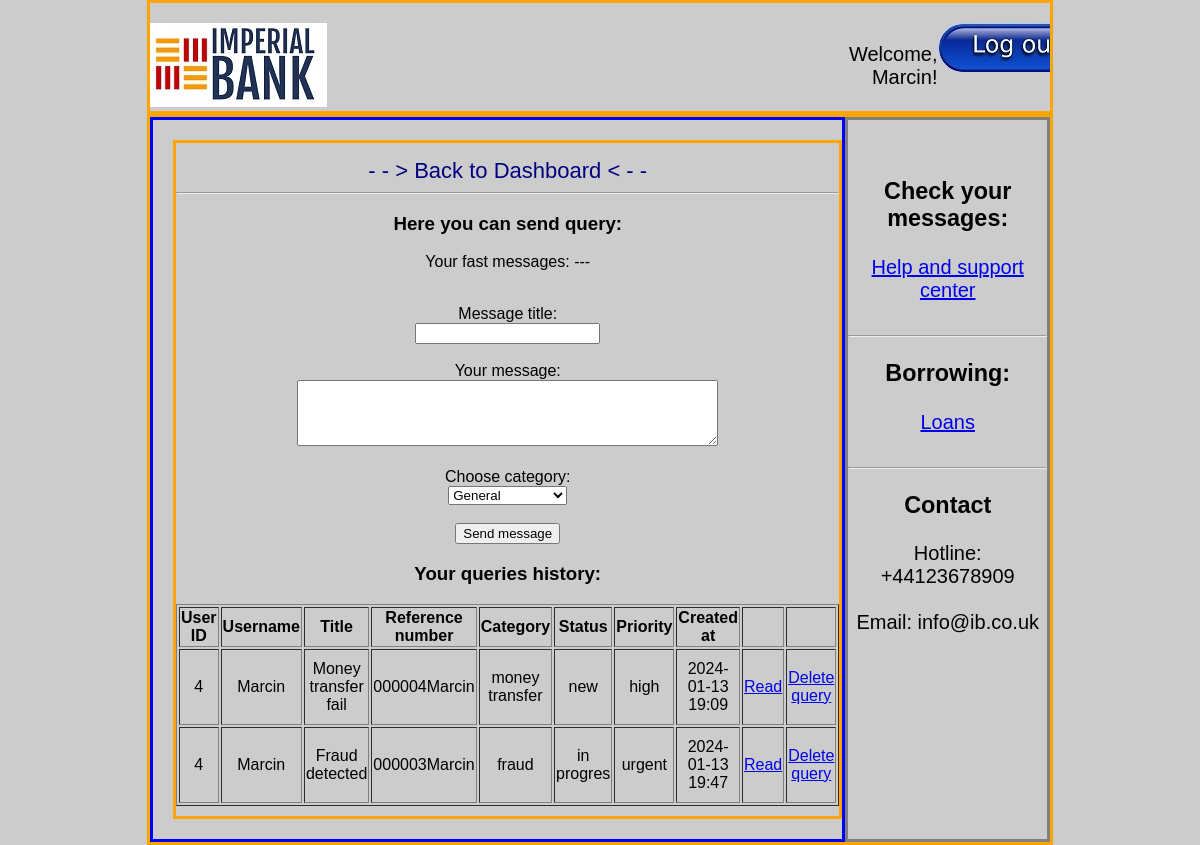
Before: /help_center (signed in) with the older database file.
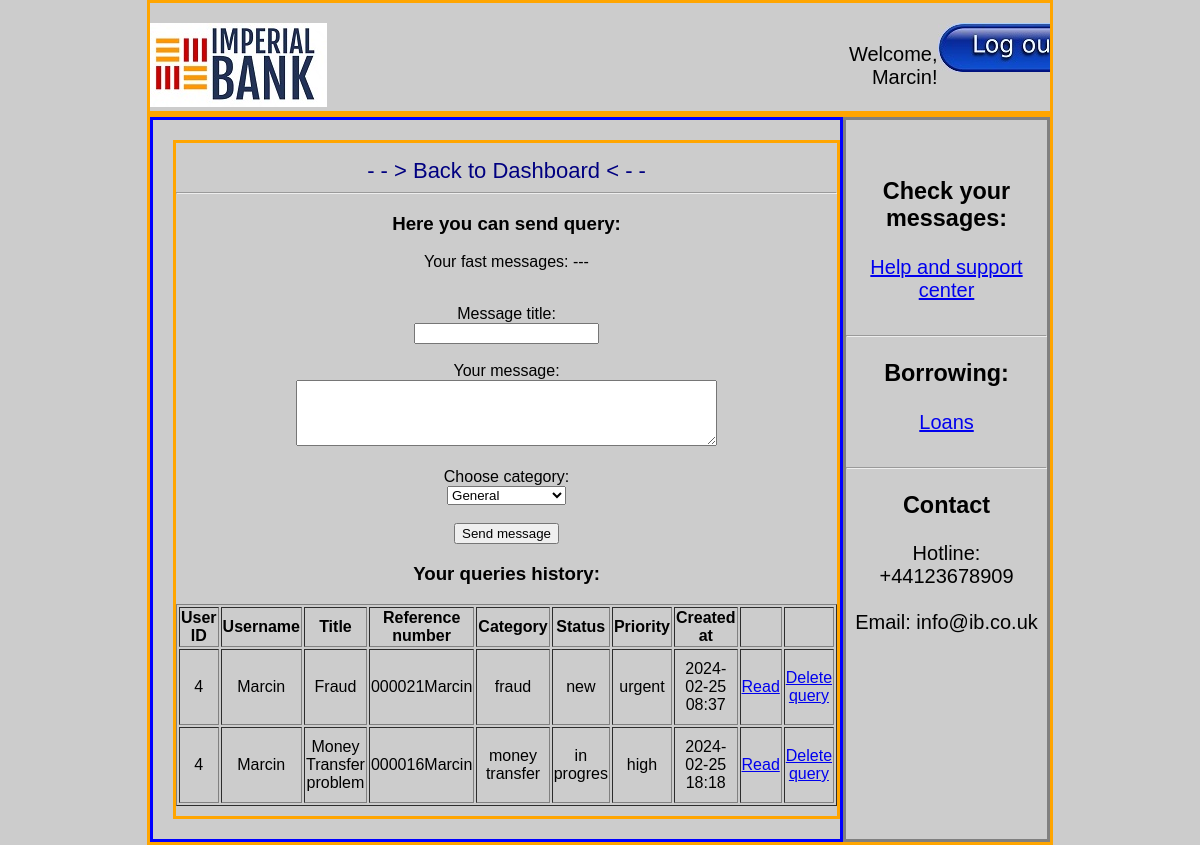
After: the same page with the newer database file.
### models/models.py (models this page shows, shortened)
class SupportTickets(db.Model):
    id = db.Column(db.Integer, primary_key=True)
    user_id = db.Column(db.Integer, db.ForeignKey('users.id'), nullable=False)
    title = db.Column(db.String(100), nullable=False)
    description = db.Column(db.Text, nullable=False)
    reference_number = db.Column(db.String(50), nullable=False)
    status = db.Column(db.String(50), nullable=False, default='new')  # values: new, in progress, closed, rejected
    priority = db.Column(db.String(50), nullable=False, default='normal')  # values: normal, high, urgent
    category = db.Column(db.String(50), nullable=False, default='general')  # values: general, fraud, service problem, money transfer
    created_at = db.Column(db.DateTime, default=datetime.utcnow)

class Users(db.Model, UserMixin):
    id = db.Column(db.Integer, primary_key=True)
    username = db.Column(db.String(50), unique=True, nullable=False)
    password_hash = db.Column(db.String(128), nullable=False)
    role = db.Column(db.String(20), nullable=False, default='client')
    email = db.Column(db.String(120), unique=True, nullable=False)
    phone_number = db.Column(db.String(20), nullable = False)
    country = db.Column(db.String(50))
    transactions = db.relationship('Transaction', backref='user', lazy=True)

### app.py (the view)
@app.route('/help_center', methods=['GET'])
@login_required
def help_center():
    subquery = db.session.query(SupportTickets.reference_number,func.max(SupportTickets.created_at).label('max_date')).group_by(SupportTickets.reference_number).subquery()
    user_queries = db.session.query(SupportTickets).join(subquery,(SupportTickets.reference_number == subquery.c.reference_number) &
        (SupportTickets.created_at == subquery.c.max_date)).filter(SupportTickets.user_id == current_user.id).all()
    return render_template('help_center.html', all_queries = user_queries)

### app.py (called while the page is built)
@app.before_request
def initialize_database():
    db.create_all()
    session.permanent = True

@login_manager.user_loader
def load_user(user_id):
    return Users.query.get(int(user_id))

### templates/help_center.html (shortened to what this page needs)
{% extends 'base3.html' %}
{% block precontent%}
<a href="{{ url_for('dashboard') }}" class="link3"> - - > Back to Dashboard < - - </a><br>
<hr>
<h3>Here you can send query:</h3>
{% with messages = get_flashed_messages() %}
{% if not messages %}
    <p>Your fast messages: ---</p>
{% endif %}
{% endwith %}
<br>
<form action="{{ url_for('send_query_bp.send_query') }}" method="post" role="form">
    <label for="title">Message title:</label> <br>
    <input type="text" id="title" name="title" required> <br><br>
    <label for="description">Your message: </label> <br>
    <textarea id="description" name="description" required rows="4" cols="50"></textarea> <br><br>
    <label for="category">Choose category:</label> <br>
    <select type="text" id="category" name="category" def required>
        <option value="general">General</option>
    </select> <br><br>
    <input type="submit" value="Send message"><br>
</form>
<h3>Your queries history: </h3>
<table border="1" class="center-table" >
  <thead>
      <tr>
          <th>User ID</th>
          <th>Username</th>
          <th>Title</th>
          <th>Reference number</th>
          <th>Category</th>
          <th>Status</th>
          <th>Priority</th>
          <th>Created at</th>
          <th> </th>
          <th> </th>
      </tr>
  </thead>
  <tbody>
      {% for query in all_queries %}
          <tr>
              <td>{{ query.user_id }}</td>
              <td>{{ current_user.username }}</td>
              <td>{{ query.title }}</td>
              <td>{{ query.reference_number }}</td>
              <td>{{ query.category }}</td>
              <td>{{ query.status }}</td>
              <td>{{ query.priority }}</td>
              <td>{{ query.created_at.strftime('%Y-%m-%d %H:%M') }}</td>
              <td>&nbsp; <a href="{{ url_for('read_message_bp.read_message', query_ref=query.reference_number) }}">Read</a> &nbsp;</td>
              <td>&nbsp; <a href="{{ url_for('delete_messages_for_query_bp.delete_messages_for_query', query_ref=query.reference_number) }}">Delete query</a> &nbsp; </td>
          </tr>
      {% endfor %}
  </tbody>
</table>
{%  endblock %}

### templates/base3.html (shortened to what this page needs)
<!DOCTYPE html>
<html lang="en">
<head>
    <link rel="stylesheet" href="{{ url_for('static', filename='styles.css') }}">
</head>
<body>
    <header>
        <div class="container5">
            <div class="left4">
                <img src="{{ url_for('static', filename='imperial-bank-2.jpg') }}" alt="Imperial Bank">
            </div>
            <div class="right4">
                <p>Welcome, {{ current_user.username }}!</p>
            </div>
            <div class="right4">
                <a href="{{ url_for('logout') }}"><img src="{{ url_for('static', filename='logout.jpg') }}" alt="logout"> </a>
            </div>
        </div>
    </header>
    <main>
        <div class="container5">
            <div class="left5">
                <div class="container100">
                    <div class="center">
                        {% block precontent%}
                        {%  endblock %}
                    </div>
                </div>
            </div>
            <div class="right5">
                <div class="center">
                    <h3>Check your messages: </h3>
                    <a href="{{ url_for('help_center') }}" > Help and support center</a><br><br>
                    <hr>
                    <h3>Borrowing: </h3>
                    <a href="{{ url_for('loans') }}" > Loans </a> <br><br>
                    <hr>
                    <h3>Contact</h3>
                    Hotline: +44123678909 <br><br>
                    Email: info@ib.co.uk
                </div>
            </div>
        </div>
    </main>
</body>
</html>

Changed rows visible on the page:
removed SupportTickets: user_id "4", {{ current_user.username }} "Marcin", title "Money transfer fail", reference_number "000004Marcin", category "money transfer", status "new", priority "high", created_at "2024-01-13 19:09"
removed SupportTickets: user_id "4", {{ current_user.username }} "Marcin", title "Fraud detected", reference_number "000003Marcin", category "fraud", status "in progres", priority "urgent", created_at "2024-01-13 19:47"
added SupportTickets: user_id "4", {{ current_user.username }} "Marcin", title "Fraud", reference_number "000021Marcin", category "fraud", status "new", priority "urgent", created_at "2024-02-25 08:37"
added SupportTickets: user_id "4", {{ current_user.username }} "Marcin", title "Money Transfer problem", reference_number "000016Marcin", category "money transfer", status "in progres", priority "high", created_at "2024-02-25 18:18"
